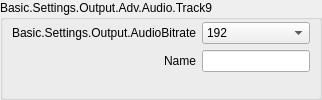
                            <widget class="QGroupBox" name="groupBox_22">
                             <property name="sizePolicy">
                              <sizepolicy hsizetype="Preferred" vsizetype="Preferred">
                               <horstretch>0</horstretch>
                               <verstretch>0</verstretch>
                              </sizepolicy>
                             </property>
                             <property name="title">
                              <string>Basic.Settings.Output.Adv.Audio.Track9</string>
                             </property>
                             <layout class="QFormLayout" name="formLayout_72">
                              <property name="fieldGrowthPolicy">
                               <enum>QFormLayout::FieldGrowthPolicy::AllNonFixedFieldsGrow</enum>
                              </property>
                              <property name="labelAlignment">
                               <set>Qt::AlignmentFlag::AlignRight|Qt::AlignmentFlag::AlignTrailing|Qt::AlignmentFlag::AlignVCenter</set>
                              </property>
                              <property name="leftMargin">
                               <number>9</number>
                              </property>
                              <property name="topMargin">
                               <number>2</number>
                              </property>
                              <property name="rightMargin">
                               <number>9</number>
                              </property>
                              <property name="bottomMargin">
                               <number>9</number>
                              </property>
                              <item row="0" column="0">
                               <widget class="QLabel" name="advOutTrack9BitrateLabel">
                                <property name="minimumSize">
                                 <size>
                                  <width>170</width>
                                  <height>0</height>
                                 </size>
                                </property>
                                <property name="text">
                                 <string>Basic.Settings.Output.AudioBitrate</string>
                                </property>
                                <property name="alignment">
                                 <set>Qt::AlignmentFlag::AlignRight|Qt::AlignmentFlag::AlignTrailing|Qt::AlignmentFlag::AlignVCenter</set>
                                </property>
                                <property name="buddy">
                                 <cstring>advOutTrack9Bitrate</cstring>
                                </property>
                               </widget>
                              </item>
                              <item row="0" column="1">
                               <widget class="QComboBox" name="advOutTrack9Bitrate">
                                <property name="sizePolicy">
                                 <sizepolicy hsizetype="Preferred" vsizetype="Preferred">
                                  <horstretch>0</horstretch>
                                  <verstretch>0</verstretch>
                                 </sizepolicy>
                                </property>
                                <property name="currentIndex">
                                 <number>8</number>
                                </property>
                                <item>
                                 <property name="text">
                                  <string>32</string>
                                 </property>
                                </item>
                                <item>
                                 <property name="text">
                                  <string>48</string>
                                 </property>
                                </item>
                                <item>
                                 <property name="text">
                                  <string>64</string>
                                 </property>
                                </item>
                                <item>
                                 <property name="text">
                                  <string>80</string>
                                 </property>
                                </item>
                                <item>
                                 <property name="text">
                                  <string>96</string>
                                 </property>
                                </item>
                                <item>
                                 <property name="text">
                                  <string>112</string>
                                 </property>
                                </item>
                                <item>
                                 <property name="text">
                                  <string>128</string>
                                 </property>
                                </item>
                                <item>
                                 <property name="text">
                                  <string>160</string>
                                 </property>
                                </item>
                                <item>
                                 <property name="text">
                                  <string>192</string>
                                 </property>
                                </item>
                                <item>
                                 <property name="text">
                                  <string>256</string>
                                 </property>
                                </item>
                                <item>
                                 <property name="text">
                                  <string>320</string>
                                 </property>
                                </item>
                               </widget>
                              </item>
                              <item row="1" column="0">
                               <widget class="QLabel" name="label_9004">
                                <property name="text">
                                 <string>Name</string>
                                </property>
                                <property name="buddy">
                                 <cstring>advOutTrack9Name</cstring>
                                </property>
                               </widget>
                              </item>
                              <item row="1" column="1">
                               <widget class="QLineEdit" name="advOutTrack9Name">
                                <property name="sizePolicy">
                                 <sizepolicy hsizetype="Expanding" vsizetype="Preferred">
                                  <horstretch>0</horstretch>
                                  <verstretch>0</verstretch>
                                 </sizepolicy>
                                </property>
                               </widget>
                              </item>
                             </layout>
                            </widget>
